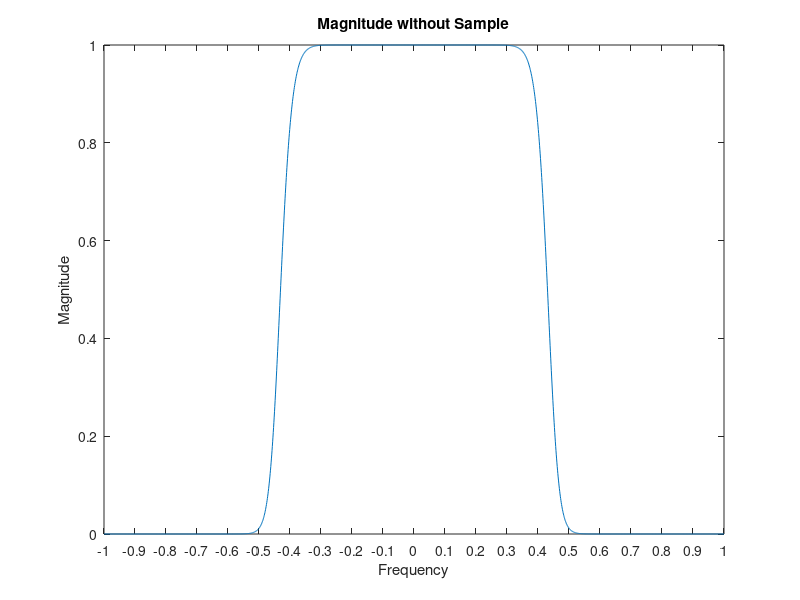
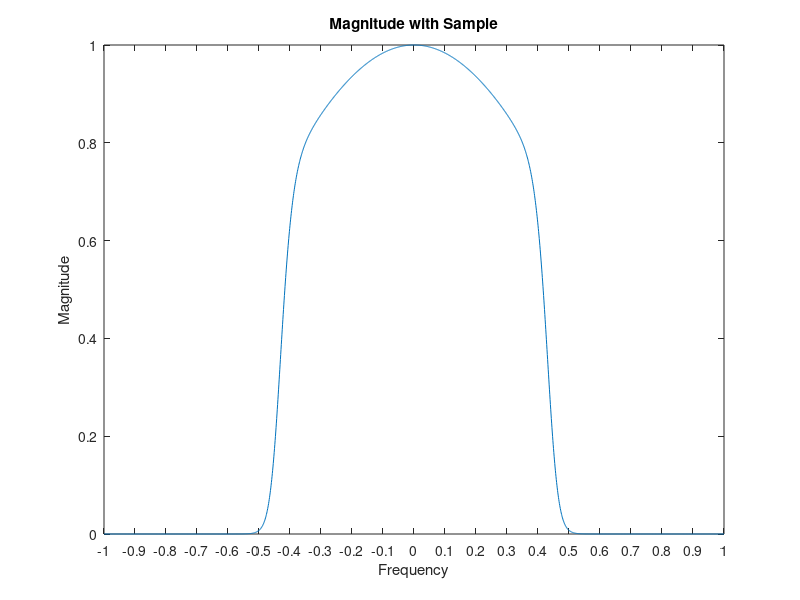

The MATLAB source for these figures, in order:
%Setting Parameters
Ts = 1; % Secs
fc = 0.45; %Hertz
fs = 1/Ts; %Hertz
N = 20; %Sampling
f = -1:.001:1; % Frequency range

%Fourier transform
P = Ts * abs(sinc(f./fs));

%Butterworth
Hb = 1./(1+(f./fc).^N);

%Without Sample and Hold
Hb_without = (Hb.^2);

%Final Expression
Hb_with = (Hb.^2).*abs(sinc(f./fs));

%Plot without Sample and Hold 
plot(f,Hb_without)
title ('Magnitude without Sample')
xlabel('Frequency')
ylabel ('Magnitude')
xticks(-1:0.1:1);
figure

%Plot with Sample and Hold
plot(f,Hb_with)
title ('Magnitude with Sample')
xlabel('Frequency')
ylabel ('Magnitude')
xticks(-1:0.1:1);
figure